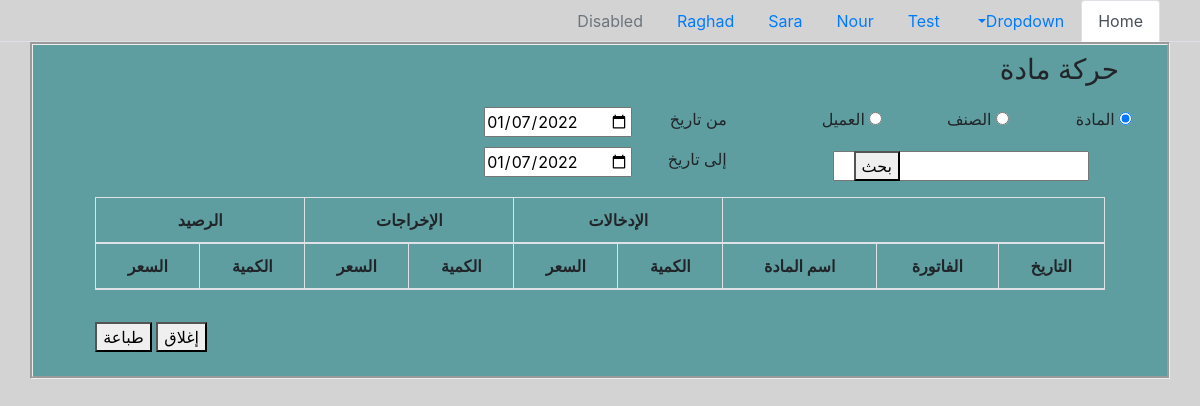
Page /report_item.php on the earlier database version.
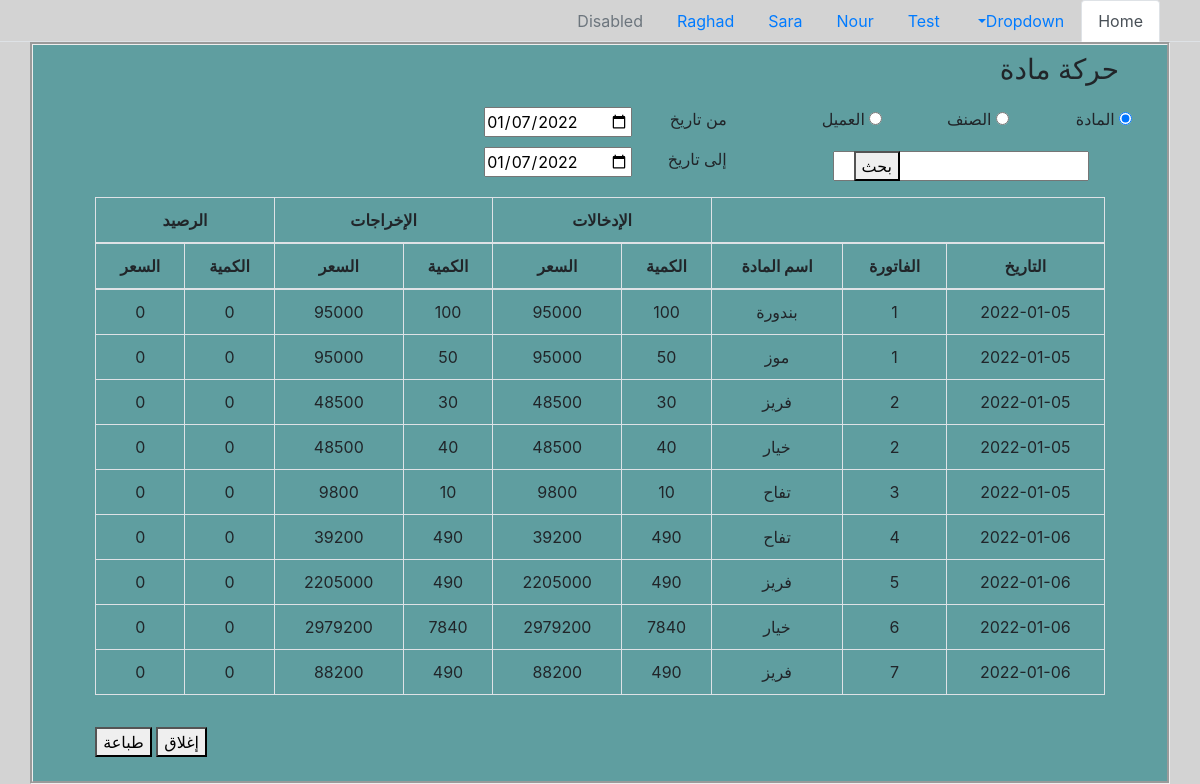
Same page on the later database version.
### tables this page shows
CREATE TABLE `bills` (
  `id` int(11) NOT NULL AUTO_INCREMENT,
  `code` varchar(250) DEFAULT NULL,
  `buyer_id` int(10) unsigned NOT NULL,
  `seller_id` int(10) unsigned NOT NULL,
  `buyer_type_pay` varchar(250) DEFAULT NULL,
  `seller_type_pay` varchar(250) DEFAULT NULL,
  `buyer_note` varchar(250) DEFAULT NULL,
  `seller_note` varchar(250) DEFAULT NULL,
  `total_price` varchar(255) DEFAULT NULL,
  `currency` varchar(250) NOT NULL DEFAULT 'ليرة سورية',
  `com_ratio` varchar(250) DEFAULT NULL,
  `com_value` varchar(250) DEFAULT NULL,
  `real_price` varchar(250) DEFAULT NULL,
  `note` varchar(255) DEFAULT NULL,
  `date` date DEFAULT NULL,
  `created_at` timestamp NOT NULL DEFAULT current_timestamp(),
  `updated_at` timestamp NOT NULL DEFAULT current_timestamp(),
  PRIMARY KEY (`id`)
);

### report_item.php (the view, shortened to what this page needs)
<?php
include('include/nav.php');
?>
<!DOCTYPE html>
<html lang="en" dir="rtl">
<head>
</head>
<body>
    <div class="container">
        <form action="" method="post">
            <div class="row justify-content-start px-5 py-2">
                <h3> حركة مادة </h3>
            </div>
            <div class="row ">
                <div class="col-4">
                    <div class="row py-1">
                        <div class="col-md-4 text-center">
                            <input checked type="radio" name="radio_search" id="form1" value="items">
                            <label for="form1">المادة</label>
                        </div>
                        <div class="col-md-4 text-center">
                            <input type="radio" name="radio_search" id="form2" value="categories">
                            <label for="form2">الصنف</label>
                        </div>
                        <div class="col-md-4 text-center">
                            <input type="radio" name="radio_search" id="form3" value="accounts">
                            <label for="form3">العميل</label>
                        </div>
                    </div>
                    <div class="row justify-content-center py-2">
                        <div class="col-6">
                            <input type="text" class="text_search" name="text_search" id="text_search">
                        </div>
                        <div class="col-2">
                            <button type="button" name="search" id="search">بحث</button>
                        </div>
                    </div>
                </div>
                <div class="col-4">
                    <div class="row justify-content-center py-1 ">
                        <label for="from_date" class="col-3"> من تاريخ</label>
                        <div class="col-md-6">
                            <input type="date" name="from_date" id="from_date" value="<?php echo date('Y-m-d'); ?>">
                        </div>
                    </div>
                    <div class="row justify-content-center py-1 ">
                        <label for="to_date" class="col-3">إلى تاريخ</label>
                        <div class="col-md-6 ">
                            <input type="date" name="to_date" id="to_date" value="<?php echo date('Y-m-d'); ?>">
                        </div>
                    </div>
                </div>
            </div>
            <div class="row justify-content-center py-2">
                <div class="col-11">
                    <table class=" table table-bordered table-hover text-center ">
                        <thead>
                            <tr>
                                <th colspan="3"></th>
                                <th colspan="2"> الإدخالات </th>
                                <th colspan="2">الإخراجات</th>
                                <th colspan="2">الرصيد</th>
                            </tr>
                            <tr>
                                <th> التاريخ </th>
                                <th> الفاتورة </th>
                                <th>اسم المادة </th>
                                <th> الكمية </th>
                                <th> السعر </th>
                                <th> الكمية </th>
                                <th> السعر </th>
                                <th> الكمية </th>
                                <th> السعر </th>
                            </tr>
                        </thead>
                        <tbody id='show'>
                            <?php
                            $select_items_using_id_query = "select DISTINCT items.code as item_code,
                                                            bills.code as bill_code,
                                                            bills.id as bill_id,
                                                            unit, date, buyer_id,seller_id,
                                                            category_id,
                                                            name,currency,
                                                            real_weight,real_price,
                                                            total_weight,total_price,
                                                            com_value,com_ratio
                                                             from bill_item, items,bills
                                                             where items.id = bill_item.item_id and bills.id = bill_item.bill_id";
                            $select_items_using_id_exec = mysqli_query($con, $select_items_using_id_query);
                            while ($row = mysqli_fetch_array($select_items_using_id_exec)) {
                                echo "<tr ondblclick='window.open(\"com_bill_open.php?id=" . $row['bill_id'] . "\" , \"_self\")'>";
                                echo "<td>" . $row['date'] . "</td>";
                                echo "<td>" . $row['bill_code'] . "</td>";
                                echo "<td>" . $row['name'] . "</td>";
                                echo "<td>" . $row['real_weight'] . "</td>";
                                echo "<td>" . $row['real_price'] . "</td>";
                                $inbox_weight = $row['real_weight'];
                                $inbox_price = $row['real_price'];
                                $outbox_price = '0';
                                $outbox_weight = '0';
                                if ($row['buyer_id'] == 0)
                                    echo "<td>" . '0' . "</td>";
                                else{
                                    echo "<td>" . $row['real_weight'] . "</td>";
                                    $outbox_weight = $row['real_weight'];
                                }
                                if ($row['buyer_id'] == 0)
                                    echo "<td>" . '0' . "</td>";
                                else{
                                    echo "<td>" . $row['real_price'] . "</td>";
                                    $outbox_price = $row['real_price'];
                                }
                                echo "<td>" . ($inbox_weight - $outbox_weight) . "</td>";
                                echo "<td>" . ($inbox_price - $outbox_price) . "</td>";
                                echo "</tr>";
                            }
                            ?>
                        </tbody>
                    </table>
                </div>
            </div>
            <div class="row justify-content-end py-2">
                <div class="col-2">
                    <button type="submit" name="close">إغلاق</button>
                    <button type="submit" name="print">طباعة</button>
                </div>
            </div>
        </form>
    </div>
</body>
</html>

### include/css.php
<link rel="stylesheet" href="../css/bootstrap.min.css">
<link rel="stylesheet" href="../css/jquery_ui.min.css">
<link rel="stylesheet" href="../css/style.css">

### include/nav.php (shortened to what this page needs)
<?php
    include('css.php');
?>
<ul id='nav' class="nav nav-tabs">
  <li class="nav-item">
    <a class="nav-link active" href="index.php">Home</a>
  </li>
  <li class="nav-item dropdown">
    <a class="nav-link dropdown-toggle" data-toggle="dropdown" href="#" role="button" aria-haspopup="true" aria-expanded="false">Dropdown</a>
  </li>
  <li class="nav-item">
    <a class="nav-link" href="test_index.php">Test</a>
  </li>
  <li class="nav-item">
    <a class="nav-link" href="test_noor.php">Nour</a>
  </li>
  <li class="nav-item">
    <a class="nav-link" href="test_sara.php">Sara</a>
  </li>
  <li class="nav-item">
    <a class="nav-link" href="test_rgd.php">Raghad</a>
  </li>
  <li class="nav-item">
    <a class="nav-link disabled" href="#">Disabled</a>
  </li>
</ul>

### css/style.css (style rules this page uses)
* { direction: rtl; }

### report_item.php (style rules this page uses)
body { text-align: right; background-color: LightGray; }
.container { background-color: #5F9EA0; border-style: groove; }

Differences in the rows shown:
added bills: date "2022-01-05", code "1", name "بندورة", real_weight "100", real_price "95000", outbox_weight "0", $inbox_price-$outbox_price "0", name "موز", real_weight "50"
added bills: date "2022-01-05", code "2", name "فريز", real_weight "30", real_price "48500", outbox_weight "0", $inbox_price-$outbox_price "0", name "خيار", real_weight "40"
added bills: date "2022-01-05", code "3", name "تفاح", real_weight "10", real_price "9800", outbox_weight "0", $inbox_price-$outbox_price "0"
added bills: date "2022-01-06", code "4", name "تفاح", real_weight "490", real_price "39200", outbox_weight "0", $inbox_price-$outbox_price "0"
added bills: date "2022-01-06", code "5", name "فريز", real_weight "490", real_price "2205000", outbox_weight "0", $inbox_price-$outbox_price "0"
added bills: date "2022-01-06", code "6", name "خيار", real_weight "7840", real_price "2979200", outbox_weight "0", $inbox_price-$outbox_price "0"
added bills: date "2022-01-06", code "7", name "فريز", real_weight "490", real_price "88200", outbox_weight "0", $inbox_price-$outbox_price "0"
